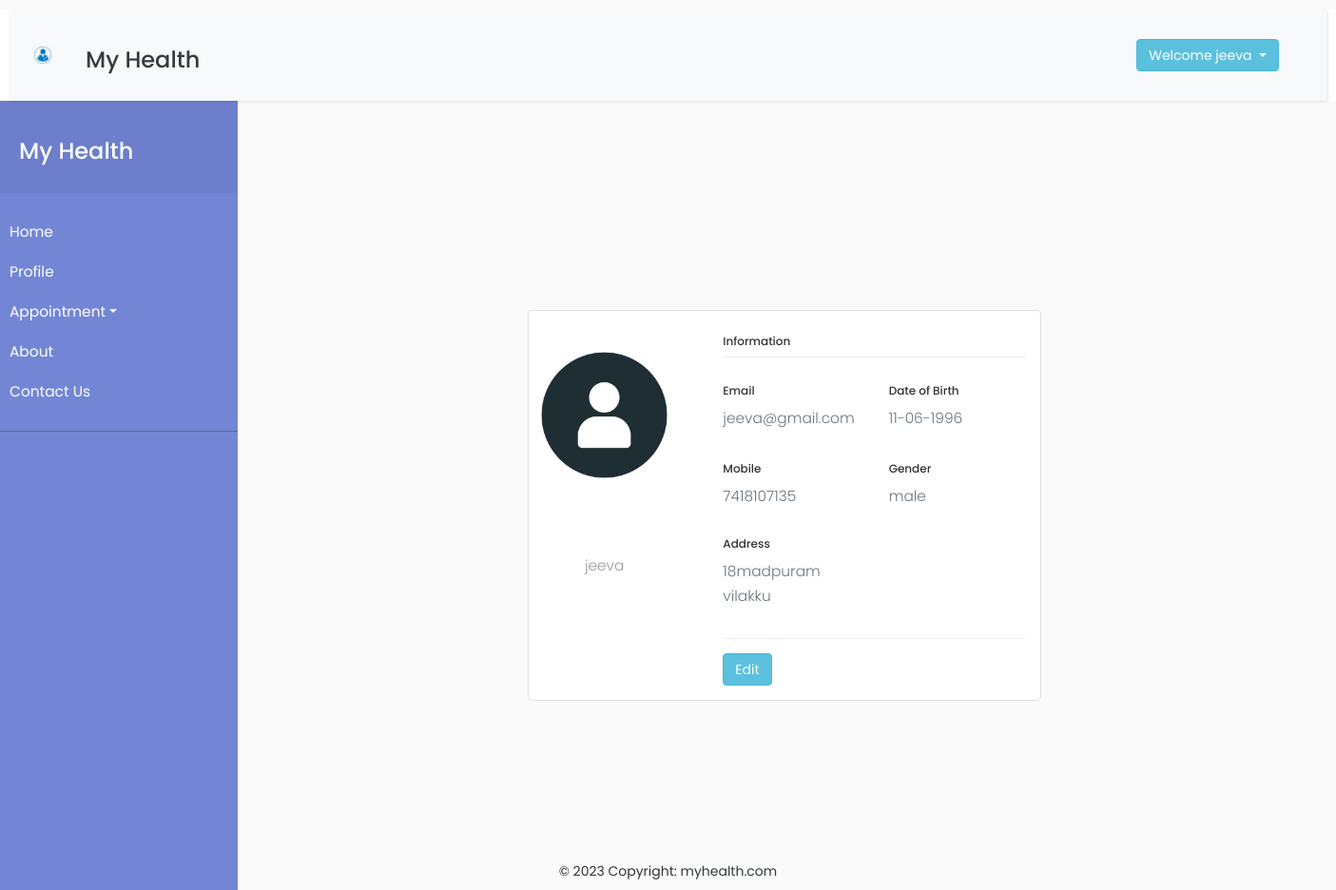
The app's page /profile.php?id=8 (signed in) with its own data.
### tables this page shows
CREATE TABLE IF NOT EXISTS `patient_details` (
  `patient_id` tinyint NOT NULL AUTO_INCREMENT,
  `patient_name` varchar(100) NOT NULL,
  `user_name` varchar(50) NOT NULL,
  `email_id` varchar(150) NOT NULL,
  `dob` varchar(50) NOT NULL,
  `contact_number` varchar(12) NOT NULL,
  `gender` varchar(50) NOT NULL,
  `address` varchar(200) NOT NULL,
  `password` varchar(50) NOT NULL,
  `created_at` timestamp NOT NULL,
  `update_at` timestamp NOT NULL,
  PRIMARY KEY (`patient_id`)
);

### admin/db.php (called while the page is built, shortened)
<?php
class database
{
	public function dbConnection()
	{
		$servername = "localhost";
		$username = "root";
		$password = "test";
		$database = "myhealth";
		$conn = new mysqli($servername, $username, $password, $database);
		return $conn;
	}
}
?>

### profile.php (the view, shortened to what this page needs)
<!doctype html>
<html lang="en">
<head>
<?php include('head.php');?>
<?php
    if ($_SESSION["username"]) {
  ?>
    <?php include('header.php'); ?>
</head>
<body style="background-image: url('images/hospital.jpg'); background-size: cover;">
<?php include ('menu.php');?>
  <?php
if (isset($_GET['id'])) {
  $id = $_GET['id'];
  $query = "SELECT * FROM patient_details WHERE patient_id = '" . $id . "'";
  $result = mysqli_query($object->dbConnection(), $query);
  if ($row = mysqli_fetch_assoc($result)) {
    $patient_name = $row['patient_name'];
    $email_id = $row['email_id'];
    $dob = $row['dob'];
    $gender = $row['gender'];
    $address = $row['address'];
    $contact_number = $row['contact_number'];
  } else {
    echo "Patient not found!";
    exit;
  }
}
?>
<section class="vh-100">
    <div class="container h-100 mt-5">
        <div class="row justify-content-center align-items-center h-100">
            <div class="col col-lg-6 mb-4 mb-lg-0">
                <div class="card mb-3" style="border-radius: .5rem;">
                    <div class="row g-0">
                        <div class="col-md-4 gradient-custom text-center text-white active"
                            style="border-top-left-radius: .5rem; border-bottom-left-radius: .5rem;">
                            <img src="images/patient-avatar.png" alt="Avatar" class="img-fluid my-5" style="width: 180px;" />
                            <h5><?php echo $patient_name; ?></h5>
                            <p><?php echo $patient_name; ?></p>
                        </div>
                        <div class="col-md-8">
                            <div class="card-body p-4">
                                <h6>Information</h6>
                                <hr class="mt-0 mb-4">
                                <div class="row pt-1">
                                    <div class="col-6 mb-3">
                                        <h6>Email</h6>
                                        <p class="text-muted"><?php echo $email_id; ?></p>
                                    </div>
                                    <?php $dob = date('d-m-Y', strtotime($dob)); ?>
                                    <div class="col-6 mb-3">
                                        <h6>Date of Birth</h6>
                                        <p type="date" class="text-muted"><?php echo $dob; ?></p>
                                    </div>
                                </div>
                                <div class="row pt-1">
                                    <div class="col-6 mb-3">
                                        <h6>Mobile</h6>
                                        <p class="text-muted"><?php echo $contact_number; ?></p>
                                    </div>
                                    <div class="col-6 mb-3">
                                        <h6>Gender</h6>
                                        <p class="text-muted"><?php echo $gender; ?></p>
                                    </div>
                                    <div class="col-6 mb-3">
                                        <h6>Address</h6>
                                        <p class="text-muted"><?php echo $address; ?></p>
                                    </div>
                                </div>
                                <hr class="mt-0 mb-4">
                                <a href="editpro.php?id=<?php echo $patient_id; ?>" class="btn btn-info">Edit</a>
                            </div>
                        </div>
                    </div>
                </div>
            </div>
        </div>
    </div>
</section>
	<?php include('appointmentscript.php'); ?>
  <div id="footer" class="fixed-bottom ">
            <?php include('footer.php'); ?>
        </div>
<?php
  } else {
    header("Location: user_login.php");
    exit();
  }
?>
</body>
</html>

### header.php (shortened to what this page needs)
<?php
include('admin/db.php');
$object = new database();
?>
<div id="header">
    <header class="bg-white text-white">
        <div class="m-3">
            <nav class="navbar navbar-expand-lg navbar-light bg-light">
                <div class="container-fluid">
                    <a href="home.php">
                        <img class="navbar-brand" src="admin/images/logo1.png" width="50" height="50" />
                    </a>
                    <h3 class="text-dark nav-item nav-link active" style="white-space: nowrap;">My Health</h3>
                    <div class="collapse navbar-collapse" id="navbarCollapse">
                        <div class="navbar-nav">
                            <a href="index.php" class="nav-item nav-link active"></a>
                            <div class="row align-items col-md-2">
                                <div class="navbar-nav ms-auto">
                                    <?php
                                    if (isset($_SESSION['username'])) {
                                        $username = $_SESSION['username'];
                                        $query = "SELECT patient_name FROM patient_details WHERE email_id = '$username'";
                                        $result = mysqli_query($object->dbConnection(), $query);
                                        if ($result && mysqli_num_rows($result) > 0) {
                                            $row = mysqli_fetch_assoc($result);
                                            $userName = $row['patient_name'];
                                    ?>
                                    <div class="btn-group" style="margin-left: 950px;">
    <button type="button" class="btn btn-info dropdown-toggle" data-toggle="dropdown" style="white-space: nowrap;">
        Welcome <?php echo $userName; ?>
    </button>
</div>
                                    <?php
                                        }
                                    }
                                    ?>
                                </div>
                            </div>
                        </div>
                    </div>
                </div>
            </nav>
        </div>
    </header>
</div>

### menu.php (style rules this page uses)
body { font-family: 'Poppins', sans-serif; background: #fafafa; }
p { font-family: 'Poppins', sans-serif; font-size: 1.1em; font-weight: 300; line-height: 1.7em; color: #999; }
a, a:hover, a:focus { color: inherit; text-decoration: none; transition: all 0.3s; }
.navbar { padding: 15px 10px; background: #fff; border: none; border-radius: 0; margin-bottom: -10px; box-shadow: 1px 1px 3px rgba(0, 0, 0, 0.1); }

### records on screen
patient_details: patient_name "jeeva", email "jeeva@gmail.com", dob "11-06-1996", contact_number "7418107135", gender "male", address "18madpuram vilakku"
